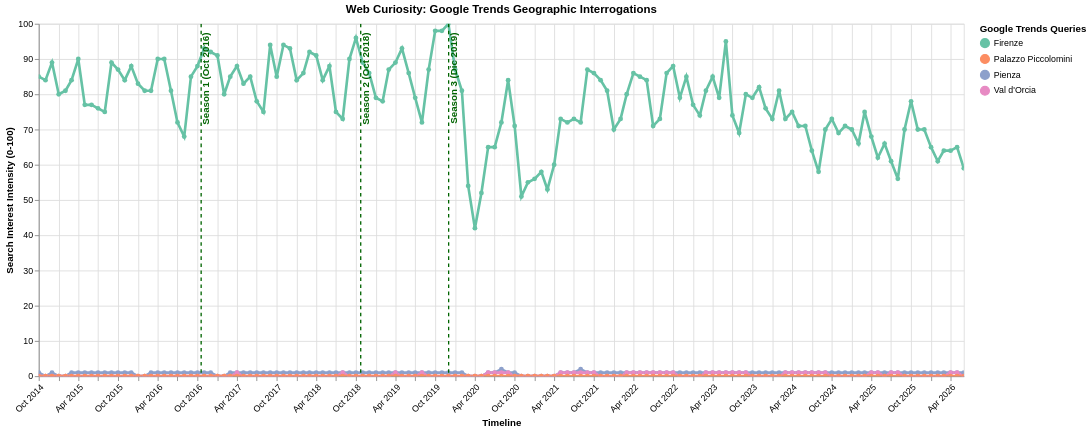

The Vega-Lite source for this figure:
### Vega-Lite specification from a JSON file in a GitHub repository (floating-point values rounded to 4 significant figures; data arrays with more than 128 entries replaced by an {"elided": "..."} marker saying what was removed)
{"config": {"view": {"continuousWidth": 300, "continuousHeight": 300}}, "layer": [{"data": {"name": "data-e7539da91f6b54244f1b9a64c8ef766b"}, "mark": {"type": "line", "point": true, "strokeWidth": 3}, "encoding": {"color": {"field": "Subject", "legend": {"title": "Google Trends Queries"}, "scale": {"scheme": "set2"}, "type": "nominal"}, "tooltip": [{"field": "Date", "format": "%B %Y", "type": "temporal"}, {"field": "Subject", "type": "nominal"}, {"field": "Search_Index", "type": "quantitative"}], "x": {"axis": {"format": "%b %Y", "labelAngle": -45}, "field": "Date", "title": "Timeline", "type": "temporal"}, "y": {"field": "Search_Index", "title": "Search Interest Intensity (0-100)", "type": "quantitative"}}, "name": "view_5719391fb49bd6f1_0"}, {"data": {"name": "data-badc6c999927d86d7f36975340d3992e"}, "mark": {"type": "rule", "size": 1.5, "strokeDash": [4, 4]}, "encoding": {"color": {"field": "Color", "scale": null, "type": "nominal"}, "x": {"field": "Date", "type": "temporal"}}}, {"data": {"name": "data-badc6c999927d86d7f36975340d3992e"}, "mark": {"type": "text", "align": "right", "angle": 270, "baseline": "top", "dx": 5, "fontSize": 11, "fontWeight": "bold"}, "encoding": {"color": {"field": "Color", "scale": null, "type": "nominal"}, "text": {"field": "Event", "type": "nominal"}, "x": {"field": "Date", "type": "temporal"}, "y": {"value": 15}}}], "height": 400, "params": [{"name": "param_1e9efca18e7a2868", "select": {"type": "interval", "encodings": ["x", "y"]}, "bind": "scales", "views": ["view_5719391fb49bd6f1_0"]}], "title": "Web Curiosity: Google Trends Geographic Interrogations", "width": 1050, "$schema": "https://vega.github.io/schema/vega-lite/v6.4.1.json", "datasets": {"data-e7539da91f6b54244f1b9a64c8ef766b": {"elided": "564 records"}, "data-badc6c999927d86d7f36975340d3992e": [{"Date": "2016-10-18T00:00:00", "Event": "Season 1 (Oct 2016)", "Color": "#006400"}, {"Date": "2018-10-23T00:00:00", "Event": "Season 2 (Oct 2018)", "Color": "#006400"}, {"Date": "2019-12-02T00:00:00", "Event": "Season 3 (Dic 2019)", "Color": "#006400"}]}}
